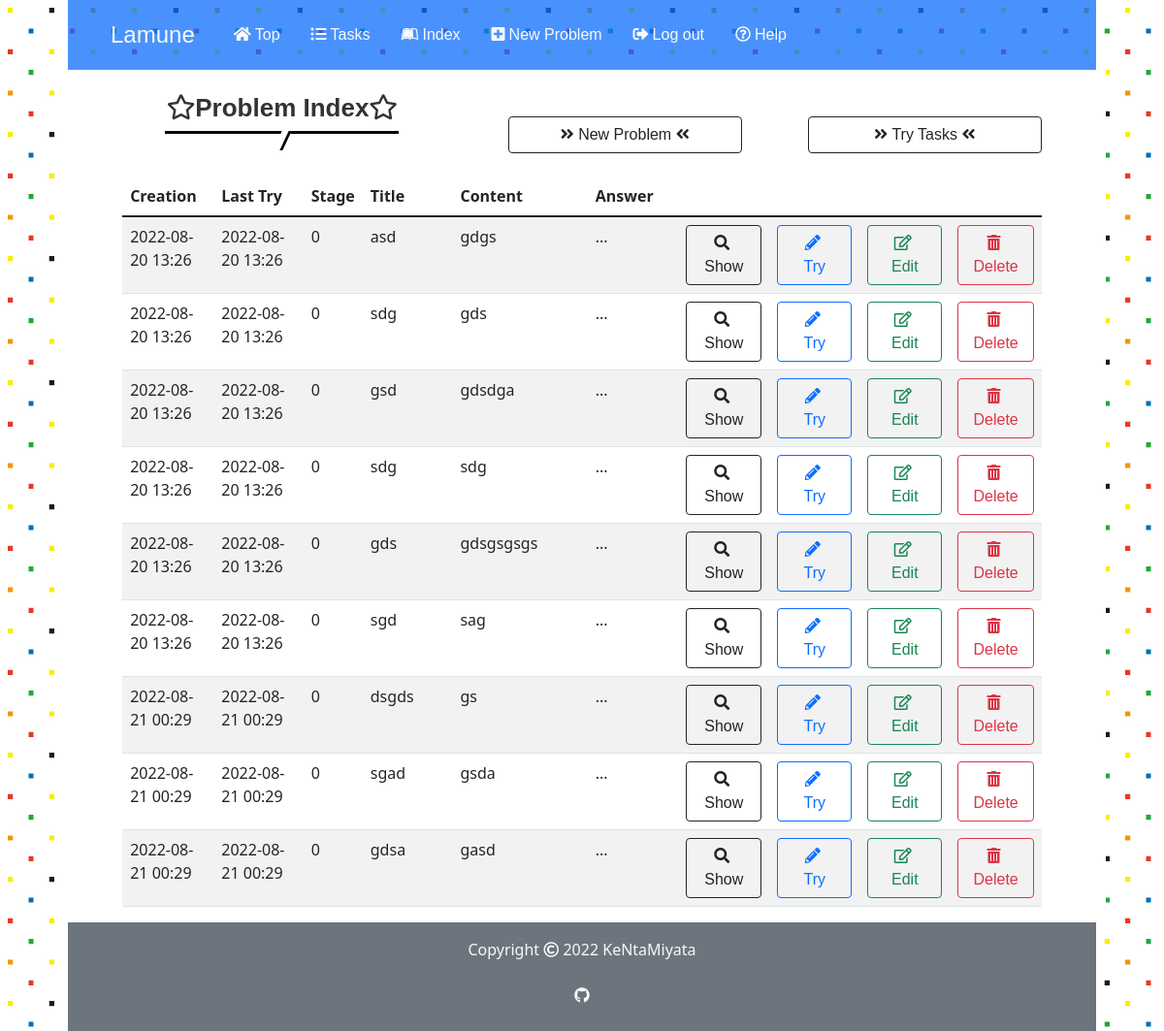
The page /2/index (signed in) on the database its author committed.
### app.py (models this page shows)
class Problem(db.Model):
    id = db.Column(db.Integer, primary_key=True)
    user_id = db.Column(db.Integer, db.ForeignKey('user.id'), nullable=False)
    title = db.Column(db.String(50), nullable=False)
    body = db.Column(db.String(500), nullable=False)
    answer = db.Column(db.String(500), nullable=False)
    stage = db.Column(db.Integer, default=0)
    last_time = db.Column(db.DateTime, nullable=False,
                          default=datetime.datetime.now(pytz.timezone('Asia/Tokyo')))
    created_at = db.Column(db.DateTime, nullable=False,
                           default=datetime.datetime.now(pytz.timezone('Asia/Tokyo')))
    solved_history = db.Column(db.String)

### app.py (the view)
@app.route("/<int:user_id>/index", methods=["GET"])
@login_required
def index(user_id):
    if user_id != current_user.id:
        return apology("You can't look this page! Get out!", 401)
    my_problems = Problem.query.filter_by(user_id=user_id).all()
    user = current_user
    return render_template("index.html", problems=my_problems, user=user)

### app.py (called while the page is built)
@login_manager.user_loader
def load_user(user_id):
    return User.query.get(int(user_id))

### helpers.py (called while the page is built)
def show_datetime(t):
    return t.strftime('%Y-%m-%d %H:%M')

### templates/index.html (shortened to what this page needs)
{% extends "layout.html" %}
{% block main %}
<div class="row">
    <div class="col-xl-3 col-md-4 col-12 offset-md-1 mt-4">
        <h2><i class="far fa-star"></i>Problem Index<i class="far fa-star"></i></h2>
    </div>
    <div class="col-md-3 offset-md-1 mt-5 d-none d-md-block">
        <a href="/{{user.id}}/new" class="btn btn-outline-dark btn--radius btn--cubic d-none d-md-block"><i class="fas fa-angle-double-right fa-position-left"></i> New Problem <i class="fas fa-angle-double-left fa-position-right"></i></a>
    </div>
    <div class="col-md-3 mx-auto mt-5 d-none d-md-block">
        <a href="/{{user.id}}/tasks" class="btn btn-outline-dark btn--radius btn--cubic d-none d-md-block"><i class="fas fa-angle-double-right fa-position-left"></i> Try Tasks <i class="fas fa-angle-double-left fa-position-right"></i></a>
    </div>
    <div class="col-11 mx-auto mt-4">
        <table class="table table-striped text-start index d-none d-md-block">
            <thead>
                <tr>
                    <th style="width: 10%">Creation</th>
                    <th style="width: 10%">Last Try</th>
                    <th style="width: 5%">Stage</th>
                    <th style="width: 10%">Title</th>
                    <th style="width: 15%">Content</th>
                    <th style="width: 10%">Answer</th>
                    <th style="width: 10%"></th>
                    <th style="width: 10%"></th>
                    <th style="width: 10%"></th>
                    <th style="width: 10%"></th>
                </tr>
            </thead>
            <tbody>
                {% for problem in problems %}
                <tr data-href="/{{ user.id }}/{{ problem.id }}">
                    <td>{{ problem.created_at | show_datetime }}</td>
                    <td>{{ problem.last_time | show_datetime }}</td>
                    <td>{{ problem.stage }}</td>
                    <td>{{ problem.title }}</td>
                    <td>
                    </td>
                    <td>...</td>
                    <td><a class="btn btn-outline-dark w-100" href="/{{ user.id }}/{{ problem.id }}"><i class="fas fa-search me-1"></i><span class="d-none d-md-block">Show</span></a></td>
                    <td><a class="btn btn-outline-primary w-100" href="/{{ user.id }}/{{ problem.id }}/trytry"><i class="fas fa-pencil-alt me-1"></i><span class="d-none d-md-block">Try</span></a></td>
                    <td><a class="btn btn-outline-success w-100" href="/{{ user.id }}/{{ problem.id }}/update"><i class="far fa-edit me-1"></i><span class="d-none d-md-block">Edit</span></a></td>
                    <td><a class="btn btn-outline-danger w-100" href="/{{ user.id }}/{{ problem.id }}/delete" onclick="return confirm_delete()"><i class="fas fa-trash-alt me-1"></i><span class="d-none d-md-block">Delete</span></a></td>
                </tr>
                {% endfor %}
            </tbody>
        </table>
    </div>
</div>
{% endblock %}

### static/stylesheet/styles.css (style rules this page uses)
* { padding: 0; margin: 0; box-sizing: border-box; }
a { text-decoration: none; }
.row { margin-left: 0; margin-right: 0; }
body { width: 90%; height: 100%; margin: 0 auto; background-image: url(../images/lamune_side_back.jpg); }
h1, h2, h3, .navbar-brand, .nav-link, .btn { font-family: Chalkduster, "Bradley Hand", "Segoe Print", sans-serif; }
h2 { position: relative; padding-bottom: 0.5rem; border-bottom: 3px solid black; background-color: white; color: #333; font-weight: bold; font-size: 26px; }
h2:before { position: absolute; top: 100%; left: 50%; transform: translateX(-50%) skew(-25deg); height: 20px; width: 10px; border-right: 3px solid black; background-color: white; content: ""; }

### rows shown on the page
Problem: created_at|show_datetime "2022-08-20 13:26", last_time|show_datetime "2022-08-20 13:26", stage "0", title "asd"
Problem: created_at|show_datetime "2022-08-20 13:26", last_time|show_datetime "2022-08-20 13:26", stage "0", title "sdg"
Problem: created_at|show_datetime "2022-08-20 13:26", last_time|show_datetime "2022-08-20 13:26", stage "0", title "gsd"
Problem: created_at|show_datetime "2022-08-20 13:26", last_time|show_datetime "2022-08-20 13:26", stage "0", title "sdg"
Problem: created_at|show_datetime "2022-08-20 13:26", last_time|show_datetime "2022-08-20 13:26", stage "0", title "gds"
Problem: created_at|show_datetime "2022-08-20 13:26", last_time|show_datetime "2022-08-20 13:26", stage "0", title "sgd"
Problem: created_at|show_datetime "2022-08-21 00:29", last_time|show_datetime "2022-08-21 00:29", stage "0", title "dsgds"
Problem: created_at|show_datetime "2022-08-21 00:29", last_time|show_datetime "2022-08-21 00:29", stage "0", title "sgad"
Problem: created_at|show_datetime "2022-08-21 00:29", last_time|show_datetime "2022-08-21 00:29", stage "0", title "gdsa"
